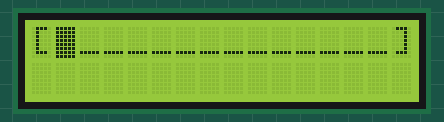
This sketch was run on a simulated Arduino Uno, built with avr-gcc and run on an emulated ATmega328P. Parts: 16×2 character LCD.

Above: at 0.23 s.
At 1.07 s:
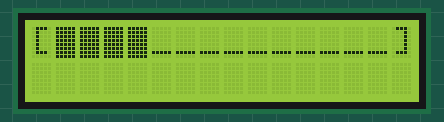
At 2.19 s:
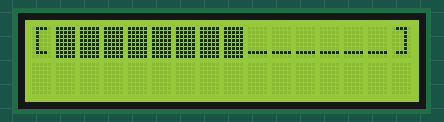
At 4.1 s:
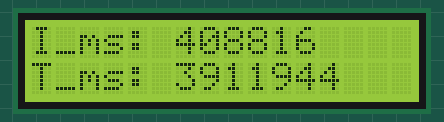
At 17.52 s:
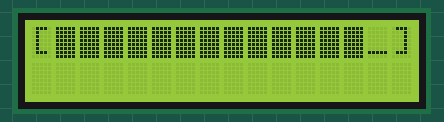
At 31.74 s:
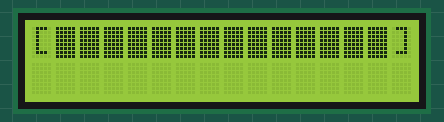

Measured:
- what the display in image 3 shows lasts 10.0 s, from 4.0 s to 14.0 s

The sketch:

i2c_lcd_progressbar.ino
```cpp
#include <Wire.h>
#include <LiquidCrystal_I2C.h>

// Set the LCD I2C address (usually 0x27 or 0x3F)
LiquidCrystal_I2C lcd(39, 16, 2);  // (address, columns, rows)

void setup()
{
  lcd.init();
  lcd.backlight();
}

long instructions_micro = 0;
long total_micro = 0;

void loop()
{
  instructions_micro = 0;
  total_micro = micros();

  lcd.clear();
  for (int i=1; i < 15; i++) {
    long i_ms = micros();

    lcd.setCursor(0, 0);  // column 0, row 0
    lcd.print("[");
    for (int p=1; p <= i; p++) {
        lcd.setCursor(p, 0);  // column 0, row 0
        lcd.print((char)0xFF);
    }
    for (int p=i+1; p <= 14; p++) {
        lcd.setCursor(p, 0);  // column 0, row 0
        lcd.print("_");
    }
    lcd.setCursor(15, 0);  // column 0, row 0
    lcd.print("]");

    instructions_micro += micros() - i_ms;

    delay(250);
  }

  total_micro = micros() - total_micro;

  lcd.clear();
  lcd.setCursor(0, 0);  // column 0, row 0
  lcd.print("I_ms: ");
  lcd.print(instructions_micro);
  lcd.setCursor(0, 1);  // column 0, row 0
  lcd.print("T_ms: ");
  lcd.print(total_micro);

  delay(10000);
}
```
